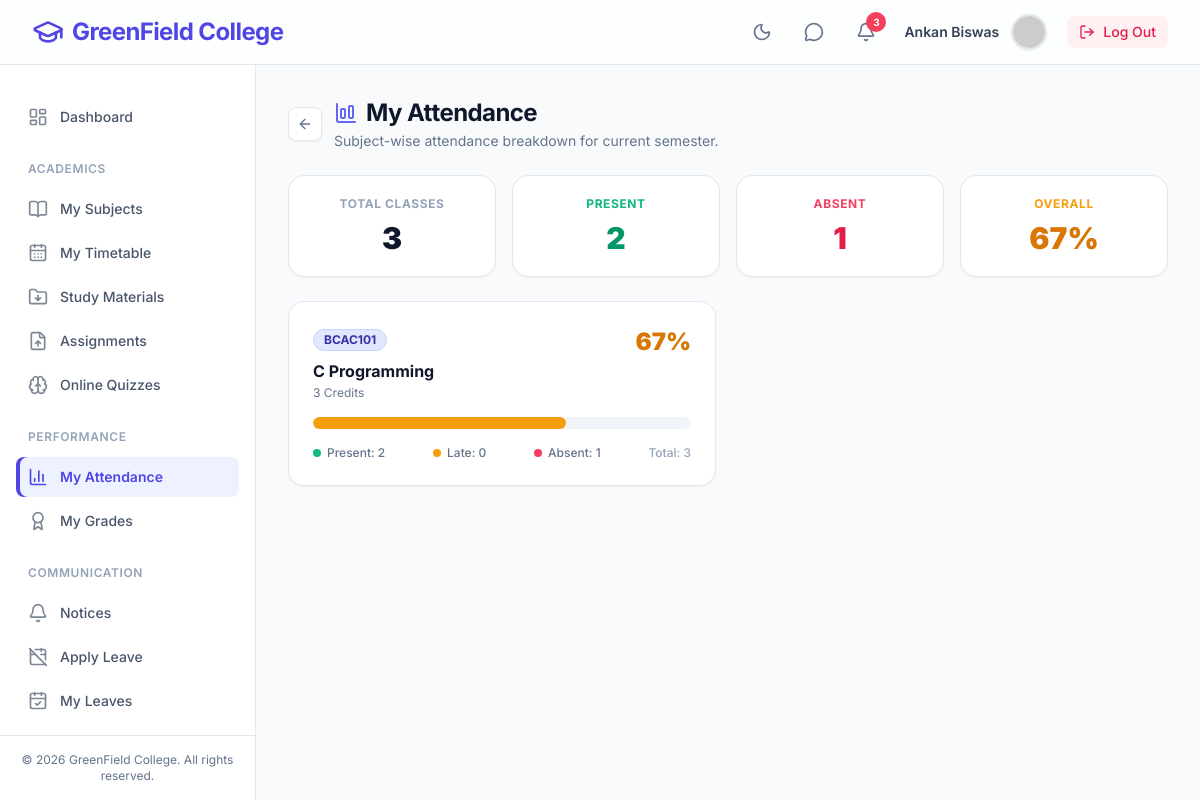
The page /views/student/my_attendance.php (signed in) on the database its author committed.
### tables this page shows
CREATE TABLE `courses` (
  `id` int(11) NOT NULL AUTO_INCREMENT,
  `department_id` int(11) NOT NULL,
  `semester_id` int(11) NOT NULL,
  `course_code` varchar(20) NOT NULL,
  `course_name` varchar(100) NOT NULL,
  `credits` int(11) NOT NULL,
  PRIMARY KEY (`id`),
  UNIQUE KEY `course_code` (`course_code`),
  KEY `semester_id` (`semester_id`),
  KEY `idx_course_dept_sem` (`department_id`,`semester_id`),
  CONSTRAINT `courses_ibfk_1` FOREIGN KEY (`department_id`) REFERENCES `departments` (`id`) ON DELETE CASCADE,
  CONSTRAINT `courses_ibfk_2` FOREIGN KEY (`semester_id`) REFERENCES `semesters` (`id`) ON DELETE CASCADE
);

### views/student/my_attendance.php (the view, shortened to what this page needs)
<?php
$db = Database::getInstance()->getConnection();
$studentId = $_SESSION['user_id'];
$stmtStudent = $db->prepare("SELECT department_id, semester_id FROM students WHERE id = ?");
$stmtStudent->execute([$studentId]);
$student = $stmtStudent->fetch();
$departmentId = $student['department_id'] ?? 0;
$semesterId = $student['semester_id'] ?? 0;
$courseStmt = $db->prepare("
    SELECT c.id, c.course_code, c.course_name, c.credits,
        (SELECT COUNT(*) FROM attendance WHERE course_id = c.id AND student_id = ?) as total_classes,
        (SELECT SUM(CASE WHEN status = 'PRESENT' THEN 1 ELSE 0 END) FROM attendance WHERE course_id = c.id AND student_id = ?) as present_count,
        (SELECT SUM(CASE WHEN status = 'LATE' THEN 1 ELSE 0 END) FROM attendance WHERE course_id = c.id AND student_id = ?) as late_count,
        (SELECT SUM(CASE WHEN status = 'ABSENT' THEN 1 ELSE 0 END) FROM attendance WHERE course_id = c.id AND student_id = ?) as absent_count
    FROM courses c
    WHERE c.department_id = ? AND c.semester_id = ?
    ORDER BY c.course_code ASC
");
$courseStmt->execute([$studentId, $studentId, $studentId, $studentId, $departmentId, $semesterId]);
$courseAttendance = $courseStmt->fetchAll();
$overallTotal = 0;
$overallPresent = 0;
$overallLate = 0;
$overallAbsent = 0;
foreach ($courseAttendance as $ca) {
    $overallTotal += (int)$ca['total_classes'];
    $overallPresent += (int)$ca['present_count'];
    $overallLate += (int)$ca['late_count'];
    $overallAbsent += (int)$ca['absent_count'];
}
$overallPct = $overallTotal > 0 ? round(($overallPresent + $overallLate) / $overallTotal * 100) : 0;
require_once __DIR__ . '/../../includes/header.php';
?>
<main class="flex-1 overflow-y-auto p-4 sm:p-6 lg:p-8 bg-slate-50 dark:bg-slate-900 transition-colors duration-200">
    <div class="max-w-6xl mx-auto space-y-6">
        <div class="flex flex-col sm:flex-row sm:items-center justify-between gap-4">
            <div class="flex items-center gap-3">
                <a href="<?= BASE_URL ?>/views/student/dashboard.php" class="p-2 bg-white dark:bg-slate-800 rounded-lg shadow-sm border border-slate-200 dark:border-slate-700 text-slate-500 hover:text-slate-900 dark:hover:text-white transition-colors">
                    <i data-lucide="arrow-left" class="w-4 h-4"></i>
                </a>
                <div>
                    <h1 class="text-2xl font-bold tracking-tight text-slate-900 dark:text-white flex items-center gap-2">
                        <i data-lucide="bar-chart-big" class="w-6 h-6 text-indigo-500"></i> My Attendance
                    </h1>
                    <p class="text-sm text-slate-500 dark:text-slate-400 mt-0.5">Subject-wise attendance breakdown for current semester.</p>
                </div>
            </div>
        </div>
        <div class="grid grid-cols-1 sm:grid-cols-4 gap-4">
            <div class="bg-white dark:bg-slate-800 rounded-2xl shadow-sm border border-slate-200 dark:border-slate-700 p-5 text-center">
                <p class="text-xs font-bold text-slate-400 uppercase tracking-wider mb-2">Total Classes</p>
                <p class="text-3xl font-black text-slate-900 dark:text-white"><?= $overallTotal ?></p>
            </div>
            <div class="bg-white dark:bg-slate-800 rounded-2xl shadow-sm border border-slate-200 dark:border-slate-700 p-5 text-center">
                <p class="text-xs font-bold text-emerald-500 uppercase tracking-wider mb-2">Present</p>
                <p class="text-3xl font-black text-emerald-600 dark:text-emerald-400"><?= $overallPresent ?></p>
            </div>
            <div class="bg-white dark:bg-slate-800 rounded-2xl shadow-sm border border-slate-200 dark:border-slate-700 p-5 text-center">
                <p class="text-xs font-bold text-rose-500 uppercase tracking-wider mb-2">Absent</p>
                <p class="text-3xl font-black text-rose-600 dark:text-rose-400"><?= $overallAbsent ?></p>
            </div>
            <div class="bg-white dark:bg-slate-800 rounded-2xl shadow-sm border border-slate-200 dark:border-slate-700 p-5 text-center">
                <?php $overallColor = $overallPct >= 75 ? 'emerald' : ($overallPct >= 50 ? 'amber' : 'rose'); ?>
                <p class="text-xs font-bold text-<?= $overallColor ?>-500 uppercase tracking-wider mb-2">Overall</p>
                <p class="text-3xl font-black text-<?= $overallColor ?>-600 dark:text-<?= $overallColor ?>-400"><?= $overallPct ?>%</p>
            </div>
        </div>
        <?php if (empty($courseAttendance)): ?>
        <div class="bg-white dark:bg-slate-800 rounded-2xl shadow-sm border border-slate-200 dark:border-slate-700 p-12 text-center">
            <div class="inline-flex justify-center items-center w-16 h-16 bg-slate-100 dark:bg-slate-700/50 text-slate-400 rounded-full mb-4">
                <i data-lucide="clipboard-list" class="w-8 h-8"></i>
            </div>
            <h3 class="text-lg font-bold text-slate-800 dark:text-slate-200 mb-2">No Attendance Records</h3>
            <p class="text-sm text-slate-500 dark:text-slate-400 font-medium max-w-sm mx-auto">Attendance data will appear here once your classes begin.</p>
        </div>
        <?php else: ?>
        <div class="grid grid-cols-1 md:grid-cols-2 gap-6">
            <?php foreach ($courseAttendance as $course):
                $total = (int) $course['total_classes'];
                $present = (int) $course['present_count'];
                $late = (int) $course['late_count'];
                $absent = (int) $course['absent_count'];
                $pct = $total > 0 ? round(($present + $late) / $total * 100) : 0;
                $color = $pct >= 75 ? 'emerald' : ($pct >= 50 ? 'amber' : 'rose');
            ?>
            <div class="bg-white dark:bg-slate-800 rounded-2xl shadow-sm border border-slate-200 dark:border-slate-700 p-6 hover:shadow-md transition-all">
                <div class="flex items-start justify-between mb-4">
                    <div>
                        <span class="inline-flex items-center px-2.5 py-0.5 rounded-full text-xs font-bold bg-indigo-100 text-indigo-800 dark:bg-indigo-900/40 dark:text-indigo-300 border border-indigo-200 dark:border-indigo-800/50 mb-2">
                            <?= htmlspecialchars($course['course_code']) ?>
                        </span>
                        <h3 class="text-base font-bold text-slate-900 dark:text-white"><?= htmlspecialchars($course['course_name']) ?></h3>
                        <p class="text-xs text-slate-500 mt-0.5"><?= $course['credits'] ?> Credits</p>
                    </div>
                    <div class="text-right">
                        <span class="text-2xl font-black text-<?= $color ?>-600 dark:text-<?= $color ?>-400"><?= $pct ?>%</span>
                    </div>
                </div>
                <div class="w-full bg-slate-100 dark:bg-slate-700/50 rounded-full h-3 mb-4 overflow-hidden">
                    <div class="bg-<?= $color ?>-500 h-3 rounded-full transition-all duration-1000 ease-out" style="width: <?= $pct ?>%"></div>
                </div>
                <div class="flex items-center justify-between text-xs font-medium text-slate-500">
                    <span class="flex items-center gap-1.5"><span class="w-2 h-2 rounded-full bg-emerald-500"></span> Present: <?= $present ?></span>
                    <span class="flex items-center gap-1.5"><span class="w-2 h-2 rounded-full bg-amber-500"></span> Late: <?= $late ?></span>
                    <span class="flex items-center gap-1.5"><span class="w-2 h-2 rounded-full bg-rose-500"></span> Absent: <?= $absent ?></span>
                    <span class="text-slate-400">Total: <?= $total ?></span>
                </div>
            </div>
            <?php endforeach; ?>
        </div>
        <?php endif; ?>
    </div>
</main>
<?php require_once __DIR__ . '/../../includes/footer.php'; ?>

### rows shown on the page
courses: course_code "BCAC101", course_name "C Programming", credits "3", pct "67", present "2", late "0", absent "1", total "3"

### other values the page prints
$notifCount "3"
$userName "Ankan Biswas"
$link['label'] "Dashboard"
$link['label'] "ACADEMICS"
$link['label'] "My Subjects"
$link['label'] "My Timetable"
$link['label'] "Study Materials"
$link['label'] "Assignments"
$link['label'] "Online Quizzes"
$link['label'] "PERFORMANCE"
$link['label'] "My Attendance"
$link['label'] "My Grades"
$link['label'] "COMMUNICATION"
$link['label'] "Notices"
$link['label'] "Apply Leave"
